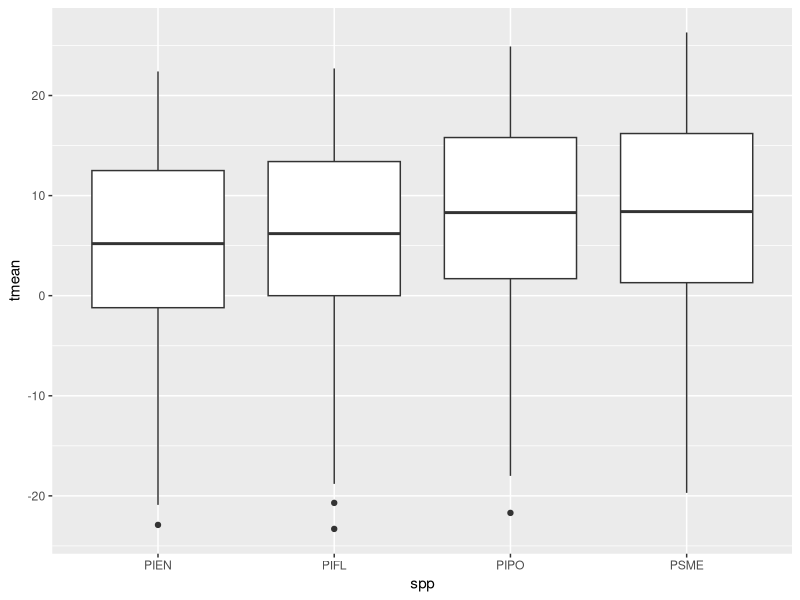
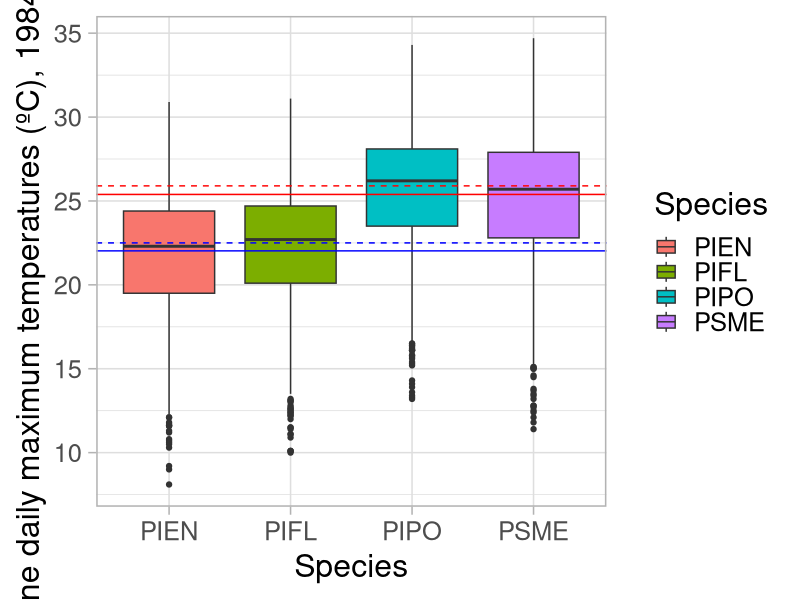
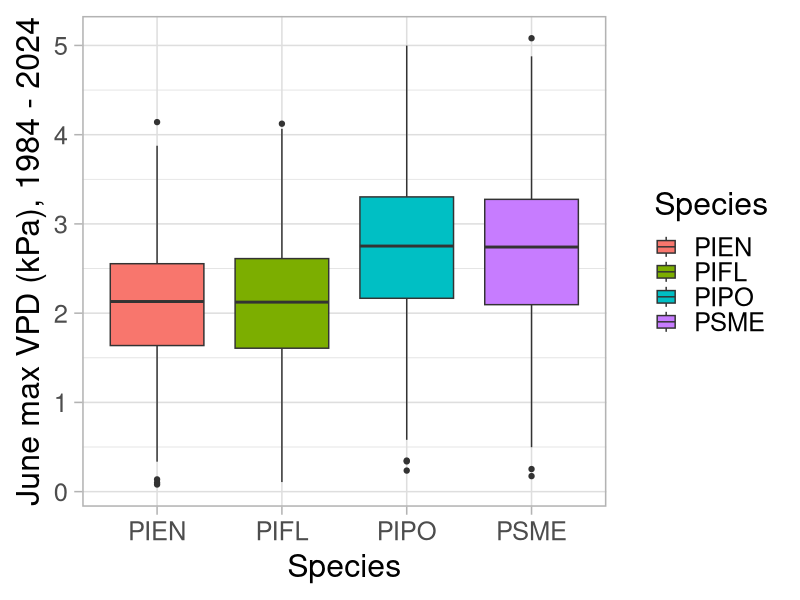
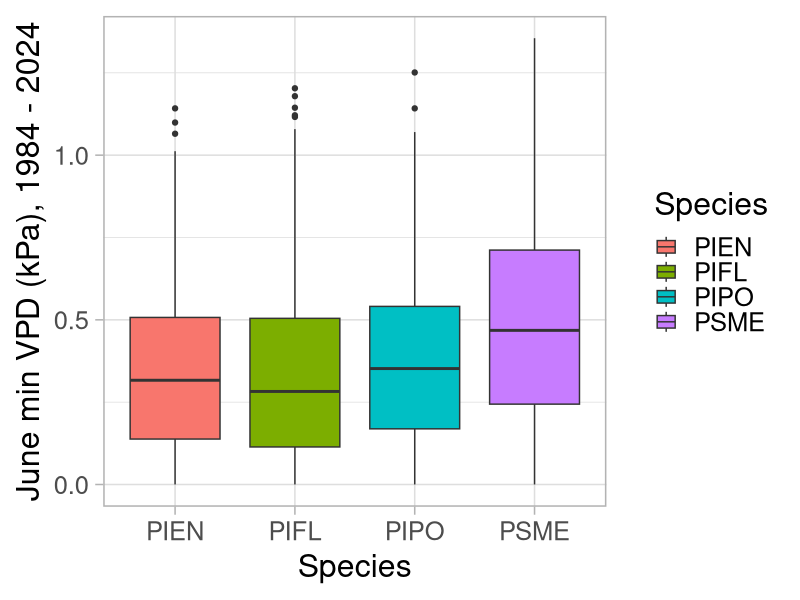
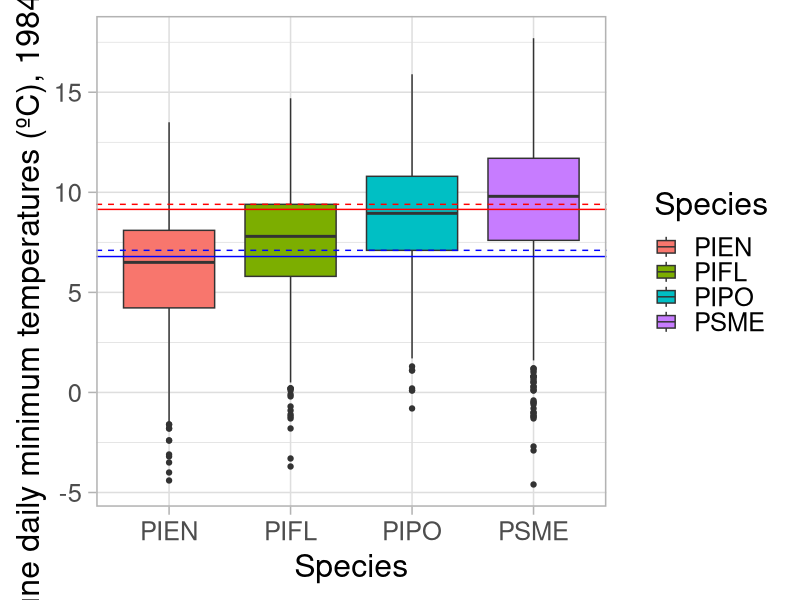
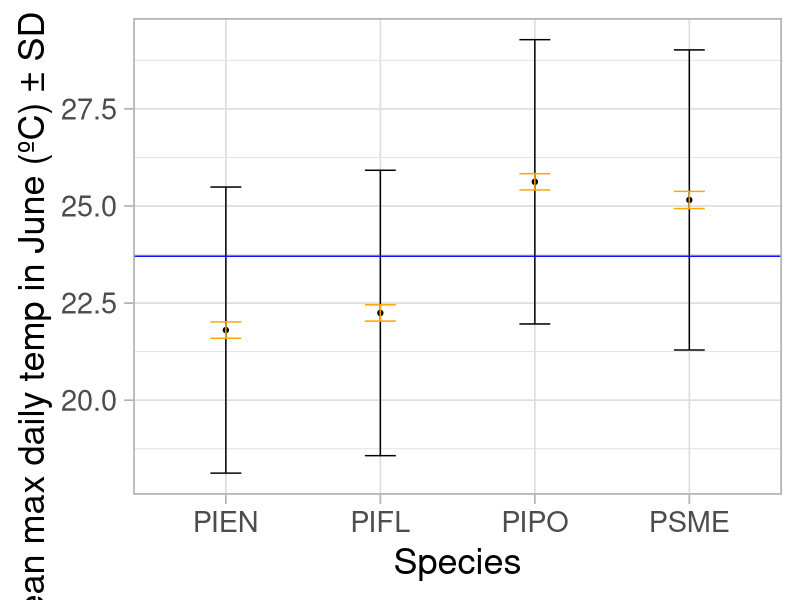
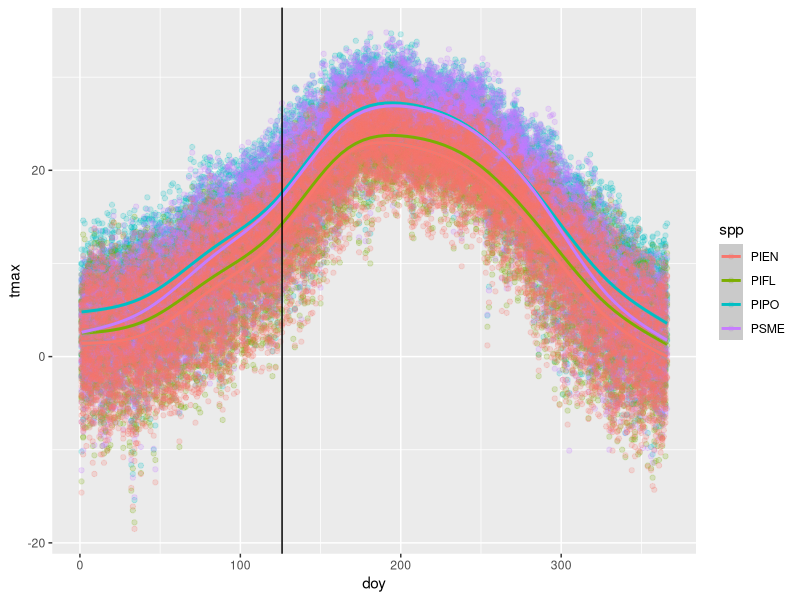
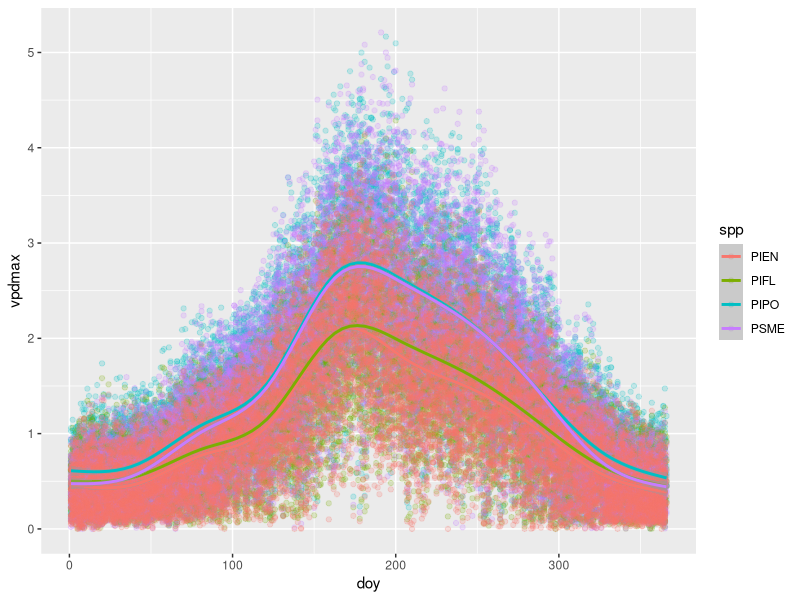

R code for these plots, in order: (Note: this script raises an error after producing the figures.)
library(tidyverse)
options(digits = 10)


# DAILY data acquired from PRISM explorer (https://prism.oregonstate.edu/explorer/) on Thursday, June 19th, 2025
# see acquisition parameters in original CSVs

#Ponderosa Pine (PIPO)
pipo <- read_csv("data/Provenance/PIPO_Daily.csv", skip = 10)
#names(pipo) <- pipo[1,1:4]
#pipo <- pipo[-1,]
pipo$spp <- "PIPO"

#Limber Pine (PIFL)
pifl <- read_csv("data/Provenance/PIFL_Daily.csv", skip = 10)
# # names(pifl) <- pifl[1,1:4]
# pifl <- pifl[-1,]
pifl$spp <- "PIFL"

#Douglas Fir (PSME)
psme <- read_csv("data/Provenance/PSME_Daily.csv", skip = 10)
# names(psme) <- psme[1,1:4]
# psme <- psme[-1,]
psme$spp <- "PSME"

#Engelmann Spruce (PIEN)
pien <- read_csv("data/Provenance/PIEN_Daily.csv", skip = 10)
# names(pien) <- pien[1,1:4]
# pien <- pien[-1,]
pien$spp <- "PIEN"

prov_clim <- rbind(pipo, pifl, psme, pien) %>% 
  mutate(doy = yday(Date),
    year = as.numeric(substr(Date, 1, 4)),
    month = month(Date))
names(prov_clim) <- c("date", "tmin", "tmean", "tmax", "vpdmin", "vpdmax",
                      "spp", "doy", "year", "month")
prov_clim <- prov_clim %>% 
  mutate(vpdmax = vpdmax/10, vpdmin = vpdmin/10)
# prov_clim <- prov_clim %>% 
#   mutate(tmean = as.numeric(tmean))

# avg_clim <- prov_clim %>% 
#   group_by(year) %>% 
#   summarise(temp = mean(tmean))

# let's get some z-scores

ggplot(filter(prov_clim), aes(x = spp, y = tmean))+
  geom_boxplot()

pien6 <- filter(prov_clim, month == 6 & spp == "PIEN")
pifl6 <- filter(prov_clim, month == 6 & spp == "PIFL")
pipo6 <- filter(prov_clim, month == 6 & spp == "PIPO")
psme6 <- filter(prov_clim, month == 6 & spp == "PSME")

# mat <- prov_clim %>% 
#   group_by(spp) %>% 
#   summarise(mat = mean(tmean, na.rm = T))

loel6 <- rbind(pipo6, psme6)
hiel6 <- rbind(pien6, pifl6)

#Max:
ggplot(filter(prov_clim, month == 6))+
  # \geom_boxplot(aes(x = spp, y = tmin, fill = spp), alpha = 0.5)+
  geom_boxplot(aes(x = spp, y = tmax, fill = spp))+
  geom_hline(aes(yintercept = mean(loel6$tmax, na.rm = T)), color = "red")+
  geom_hline(aes(yintercept = mean(hiel6$tmax, na.rm = T)), color = "blue")+
  geom_hline(aes(yintercept = median(loel6$tmax, na.rm = T)), color = "red", linetype = 2)+
  geom_hline(aes(yintercept = median(hiel6$tmax, na.rm = T)), color = "blue", linetype = 2)+
  theme_light(base_size = 23)+
  labs(x = "Species",
       y = "June daily maximum temperatures (ºC), 1984 - 2024", fill = "Species")



# send this to don & dave

ggplot(filter(prov_clim, month == 6))+
  # \geom_boxplot(aes(x = spp, y = tmin, fill = spp), alpha = 0.5)+
  geom_boxplot(aes(x = spp, y = vpdmax, fill = spp))+
  theme_light(base_size = 23)+
  labs(x = "Species",
       y = "June max VPD (kPa), 1984 - 2024", fill = "Species")

ggplot(filter(prov_clim, month == 6))+
  # \geom_boxplot(aes(x = spp, y = tmin, fill = spp), alpha = 0.5)+
  geom_boxplot(aes(x = spp, y = vpdmin, fill = spp))+
  theme_light(base_size = 23)+
  labs(x = "Species",
       y = "June min VPD (kPa), 1984 - 2024", fill = "Species")

#Min:
ggplot(filter(prov_clim, month == 6))+
  # \geom_boxplot(aes(x = spp, y = tmin, fill = spp), alpha = 0.5)+
  geom_boxplot(aes(x = spp, y = tmin, fill = spp))+
  geom_hline(aes(yintercept = mean(loel6$tmin, na.rm = T)), color = "red")+
  geom_hline(aes(yintercept = mean(hiel6$tmin, na.rm = T)), color = "blue")+
  geom_hline(aes(yintercept = median(loel6$tmin, na.rm = T)), color = "red", linetype = 2)+
  geom_hline(aes(yintercept = median(hiel6$tmin, na.rm = T)), color = "blue", linetype = 2)+
  theme_light(base_size = 23)+
  labs(x = "Species",
    y = "June daily minimum temperatures (ºC), 1984 - 2024", fill = "Species")


# PIPO & PSME
mean(loel6$tmax, na.rm = T) # 25.39 (25)
median(loel6$tmax, na.rm = T) # 25.39 (25)
mean(loel6$tmin, na.rm = T) # 9.15 (9)
median(loel6$tmin, na.rm = T) # 9.15 (9)

# PIEN & PIFL
mean(hiel6$tmax, na.rm = T) # 22.03 (32)
median(hiel6$tmax, na.rm = T) # 23 (25)
mean(hiel6$tmin, na.rm = T) # 6.79 (17)
median(hiel6$tmin, na.rm = T) # 9.15 (9)






june_min_mean <- prov_clim %>% 
  filter(month == 6) %>% 
  group_by(spp) %>% 
  summarise(tmin_mean = mean(tmin))
june_min_median <- prov_clim %>% 
  filter(month == 6) %>% 
  group_by(spp) %>% 
  summarise(tmin_med = median(tmin))

# ggplot()+
#   geom_point(data = june_min_mean, aes(x = spp, y = tmin_mean))+
#   geom_point(data = june_min_median, aes(x = spp, y = tmin_med))


prov_z_june <- prov_clim %>% 
  group_by(spp) %>% 
  filter(month == 6) %>% 
  summarise(tmax_mean = mean(tmax, na.rm = T), tmax_sd = sd(tmax, na.rm = T),
            n = n()) %>% 
  ungroup() %>% 
  mutate(tmax_lo = tmax_mean - 2*tmax_sd,
         tmax_hi = tmax_mean + 2*tmax_sd,
         tmax_se = tmax_sd/sqrt(n))

ggplot(prov_z_june, aes(x = spp, y = tmax_mean))+
  geom_point()+
  geom_errorbar(aes(ymin = tmax_mean - tmax_sd, ymax = tmax_mean + tmax_sd), width = 0.2)+
  geom_errorbar(aes(ymin = tmax_mean - 2*tmax_se, ymax = tmax_mean + 2*tmax_se), width = 0.2, color = "orange")+
  geom_hline(yintercept = mean(prov_z_june$tmax_mean), color = "blue")+
  labs(x = "Species", y = "Mean max daily temp in June (ºC) ± SD (± 2 SE)")+
  theme_light(base_size = 26)

mean(prov_z_june$tmax_mean)

TukeyHSD(aov(tmax ~ spp, data = filter(prov_clim, month == 6)), conf.level = 0.95, na.rm = T)


ggplot(prov_clim, aes(x = doy, y = tmax))+
  geom_point(aes(group = year, color = spp), alpha = 0.2)+
  geom_smooth(aes(group = spp, color = spp))+
  geom_vline(xintercept = 126)
ggplot(prov_clim, aes(x = doy, y = vpdmax))+
  geom_point(aes(group = year, color = spp), alpha = 0.2)+
  geom_smooth(aes(group = spp, color = spp))

prov_clim_z <- prov_clim %>% 
  filter(month == 6) %>% 
  full_join(prov_z_june, by = join_by(spp)) %>% 
  mutate(tmax_z = (tmax - tmax_mean)/tmax_sd) %>% 
  select(spp, date, year, doy, tmax_z)

ggplot(prov_clim_z, aes(x = doy, y = tmax_z, group = interaction(spp, year)))+
  geom_line(aes(color = spp), alpha = 0.1)


prov_doy_stats <- prov_clim %>% 
  group_by(spp, doy) %>% 
  summarise(tmax_mean = mean(tmax, na.rm = T), tmax_sd = sd(tmax, na.rm = T))

ggplot(na.omit(prov_doy_stats), aes(x = doy, y = tmax_mean, color = spp))+
  geom_ribbon(aes(ymin = tmax_mean - tmax_sd, ymax = tmax_mean + tmax_sd, fill = spp),
              alpha = 0.3)+
  geom_line(linewidth = 1.5)

# ggplot(prov_clim, aes(x = spp, y = tmax))+
#   geom_boxplot(aes(fill = spp))+
#   geom_hline(yintercept = mean(prov_clim$tmax), color = "red", linetype = 2)+
#   labs(x = "Species", y = "Max June Temp (ºC): 1980 - 2024",
#        fill = "Species")+
#   theme_light(base_size = 20)

ggplot(prov_clim, aes(x = spp, y = tmax))+
  geom_boxplot(aes(fill = spp))+
  geom_hline(yintercept = mean(prov_clim$tmax), color = "red", linetype = 2)+
  labs(x = "Species", y = "Max Daily Temp (ºC): 1984 - 2024",
       fill = "Species")+
  theme_light(base_size = 20)

ggplot(filter(prov_clim, month(date) == 6), aes(x = spp, y = tmax))+
  geom_boxplot(aes(fill = spp))+
  geom_hline(yintercept = mean(filter(prov_clim, month(date) == 6)$tmax), color = "red", linetype = 2)+
  labs(x = "Species", y = "Max Daily Temp in June (ºC): 1984 - 2024",
       fill = "Species")+
  theme_light(base_size = 20)

ggplot(filter(prov_clim, month %in% c(6)), aes(x = tmax))+
  geom_density(aes(color = spp), alpha = 0.4)+
  geom_vline(xintercept = median(filter(prov_clim, month == 6 & spp == "PIEN")$tmax), color = "red", linetype = 2)+
  geom_vline(xintercept = median(filter(prov_clim, month == 6 & spp == "PIFL")$tmax), color = "green4", linetype = 2)+
  geom_vline(xintercept = median(filter(prov_clim, month == 6 & spp == "PIPO")$tmax), color = "turquoise2", linetype = 2)+
  geom_vline(xintercept = median(filter(prov_clim, month == 6 & spp == "PSME")$tmax), color = "purple", linetype = 2)+
  labs(x = "Max Daily Temp (ºC): 1984 - 2024",
       color = "Species")+
  theme_light(base_size = 20)

ggplot(prov_clim, aes(x = tmax))+
  geom_histogram(aes(fill = spp), alpha = 0.4, binwidth = 0.5)+
  #geom_vline(yintercept = mean(prov_clim$tmax), color = "red", linetype = 2)+
  labs(x = "Max Daily Temp (ºC): 1984 - 2024",
       fill = "Species")+
  theme_light(base_size = 20)

mean(prov_clim$tmax)


ggplot(avg_clim, aes(x = year, y = temp))+
  geom_point()+
  geom_line()+
  geom_smooth(method = "lm")
